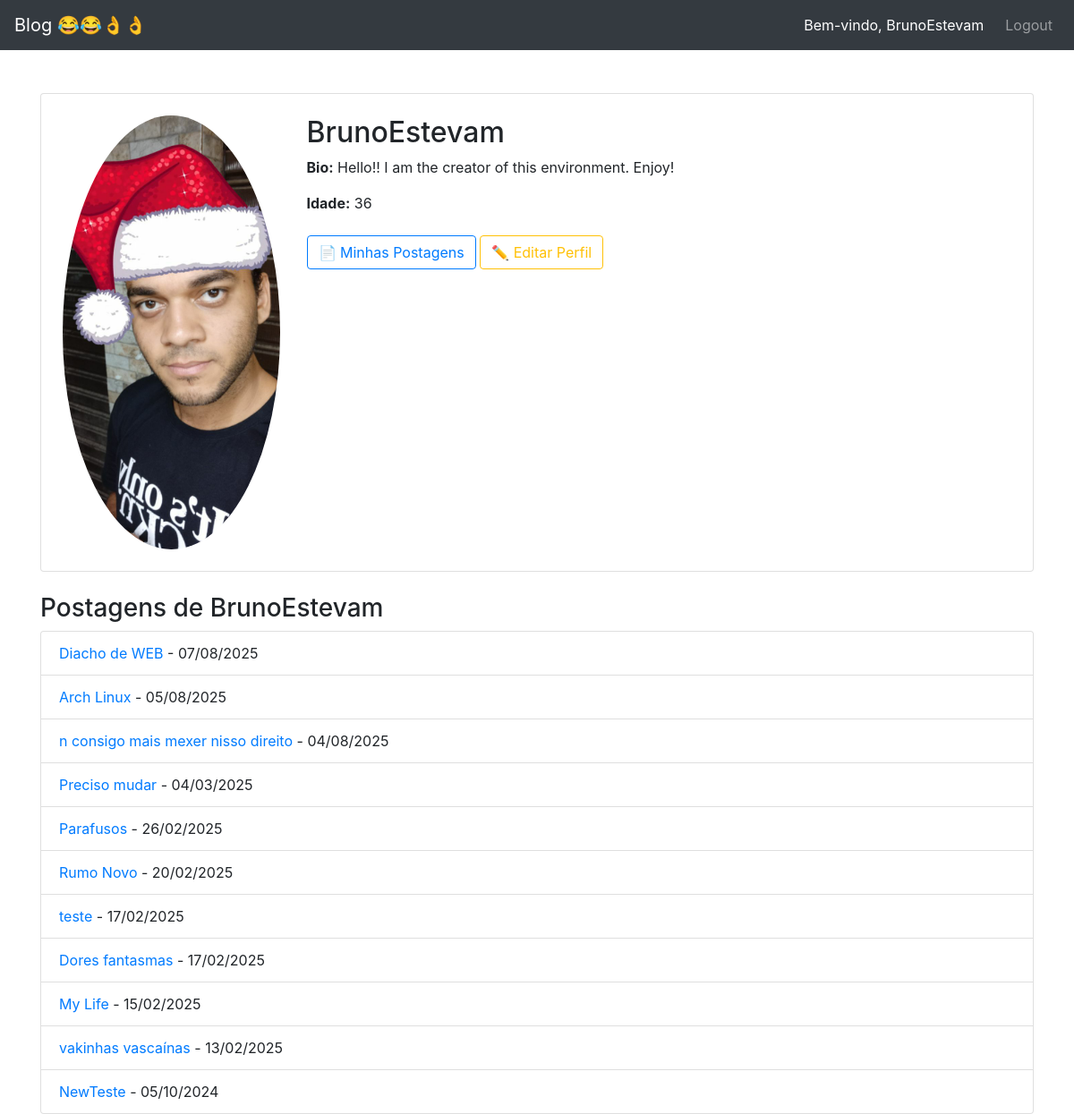
Screenshot of /accounts/profile/BrunoEstevam/ (signed in) with the database file from the repository.
### accounts/models.py (models this page shows, shortened)
class Profile(models.Model):
    user = models.OneToOneField(User, on_delete=models.CASCADE, related_name="profile")
    profile_picture = models.ImageField(upload_to="profile_pics/", blank=True, null=True)
    bio = models.TextField(blank=True, null=True)
    age = models.IntegerField(blank=True, null=True)

### blog/models.py (models this page shows, shortened)
class Post(models.Model):
    class NewManager(models.Manager):
        def get_queryset(self):
            return super().get_queryset().filter(status='published')
    options = (
        ('draft', 'Draft'),
        ('published', 'Published'),
    )
    title = models.CharField(max_length=200)
    excerpt = models.TextField(null=True)
    slug = models.SlugField(max_length=255, unique=True, blank=True)
    publish = models.DateTimeField(default=timezone.now)
    author = models.ForeignKey(User, on_delete=models.CASCADE, related_name='blog_posts')
    content = models.TextField()
    status = models.CharField(max_length=10, choices=options, default='draft')
    objects = models.Manager()
    newmanager = NewManager()
    likes = models.ManyToManyField(User, related_name='post_likes', blank=True)
    dislikes = models.ManyToManyField(User, related_name='post_dislikes', blank=True)
    image = models.ImageField(upload_to='post_images/', blank=True, null=True)
    def get_absolute_url(self):
        return reverse('blog:post_single', args=[self.slug])
    class Meta:
        ordering = ('-publish',)

### accounts/views.py (the view)
# urls.py: path('profile/<str:username>/', accounts_views.profile, name='profile'),
@login_required
def profile(request, username):
    profile_user = get_object_or_404(User, username=username)
    posts = Post.objects.filter(author=profile_user, status="published")
    return render(request, "accounts/profile.html", {"profile_user": profile_user, "posts": posts})

### accounts/templates/accounts/profile.html (shortened to what this page needs)
{% extends "base.html" %}
{% block content %}
<div class="container mt-5">
    <div class="card p-4">
        <div class="row">
            <div class="col-md-3 text-center">
                {% if user.profile.profile_picture %}
    <img src="{{ user.profile.profile_picture.url }}" class="img-fluid rounded-circle" alt="Foto de perfil">
    {% else %}
        <img src="https://via.placeholder.com/150" class="img-fluid rounded-circle" alt="Sem foto">
    {% endif %}
            </div>
            <div class="col-md-9">
                <h2>{{ user.username }}</h2>
                {% if user.profile.bio %}
                    <p><strong>Bio:</strong> {{ user.profile.bio }}</p>
                {% endif %}
                {% if user.profile.age %}
                    <p><strong>Idade:</strong> {{ user.profile.age }}</p>
                {% endif %}
                {% if user == request.user %}
                    <a href="{% url 'blog:user_posts' %}" class="btn btn-outline-primary mt-2">📄 Minhas Postagens</a>
                    <a href="{% url 'accounts:edit_profile' %}" class="btn btn-outline-warning mt-2">✏️ Editar Perfil</a>
                {% endif %}
            </div>
        </div>
    </div>
    <h3 class="mt-4">Postagens de {{ user.username }}</h3>
    {% if posts %}
        <ul class="list-group">
            {% for post in posts %}
                <li class="list-group-item">
                    <a href="{{ post.get_absolute_url }}">{{ post.title }}</a> - {{ post.publish|date:"d/m/Y" }}
                </li>
            {% endfor %}
        </ul>
    {% else %}
        <p>Este usuário ainda não publicou nada.</p>
    {% endif %}
</div>
{% endblock %}

### blog/templates/base.html (shortened to what this page needs)
<!doctype html>
<html lang="en">
<head>
    {% load static %}
    <link rel="stylesheet" href="https://stackpath.bootstrapcdn.com/bootstrap/4.4.1/css/bootstrap.min.css"
>
    <link rel="stylesheet" href="{% static 'blog/styles.css' %}">
</head>
<body>
    <nav class="navbar navbar-expand-lg navbar-dark bg-dark">
        <a class="navbar-brand" href="/">Blog 😂😂👌👌</a>
        <div class="collapse navbar-collapse" id="navbarSupportedContent">
            <ul class="navbar-nav ml-auto">
                {% if user.is_authenticated %}
                <li class="nav-item">
                    <span class="navbar-text text-white mr-3">
                        Bem-vindo, <a href="{% url 'accounts:profile' user.username %}">{{ user.username }}</a>
                    </span>
                </li>
                <li class="nav-item">
                    <a class="nav-link" href="{% url 'blog:logout' %}"
                        onclick="event.preventDefault(); document.getElementById('logout-form').submit();">
                        Logout
                    </a>
                </li>
                {% else %}
                <li class="nav-item">
                    <a class="nav-link" href="{% url 'blog:login' %}">Login</a>
                </li>
                {% endif %}
            </ul>
        </div>
    </nav>
    {% block content %}
    {% endblock %}
</body>
</html>

### rows the page displays
Post: title "Diacho de WEB", publish "07/08/2025"
Post: title "Arch Linux", publish "05/08/2025"
Post: title "n consigo mais mexer nisso direito", publish "04/08/2025"
Post: title "Preciso mudar", publish "04/03/2025"
Post: title "Parafusos", publish "26/02/2025"
Post: title "Rumo Novo", publish "20/02/2025"
Post: title "teste", publish "17/02/2025"
Post: title "Dores fantasmas", publish "17/02/2025"
Post: title "My Life", publish "15/02/2025"
Post: title "vakinhas vascaínas", publish "13/02/2025"
Post: title "NewTeste", publish "05/10/2024"

### other values shown
{{ user.username }} "BrunoEstevam"
{{ user.profile.bio }} "Hello!! I am the creator of this environment. Enjoy!"
{{ user.profile.age }} "36"
